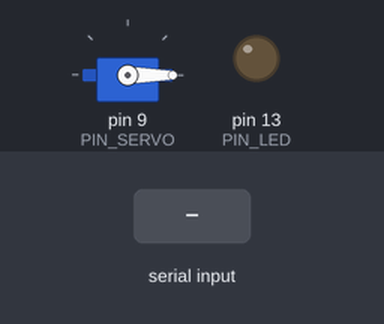
Bench run of a sketch on a simulated Arduino Uno, built with avr-gcc and run on an emulated ATmega328P. Parts: servo, output pins drawn as LEDs (lit = HIGH). Inputs (shaded band) come from the test bench.

Above: at 1.2 s.
1.3 s: "1" received over Serial
At 1.55 s:
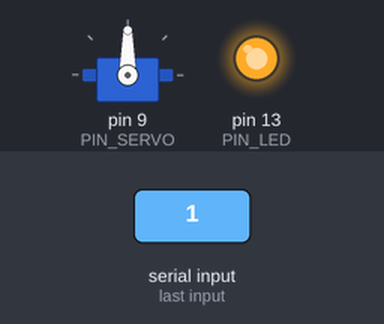
Timing chart, 0 to 4.3 s (numbered marks = the images above; inputs shaded):
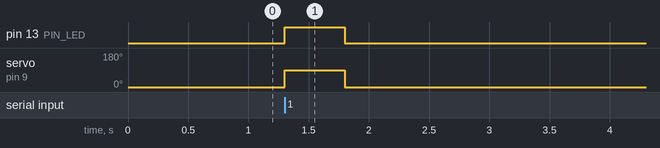

The sketch:

Testando.ino
```cpp
#include <Servo.h>

// --- CONFIGURAÇÕES ---
const int PIN_LED = 13;      // Pino do LED
const int PIN_SERVO = 9;     // Pino de sinal do Servo Motor (Verifique sua montagem)
const int TEMPO_ATIVO = 500; // Tempo (ms) que o braço fica ativado antes de voltar

Servo meuServo;

// --- VARIÁVEIS DE CONTROLE ---
unsigned long tempoAcionamento = 0; // Guarda o momento que o sinal chegou
bool ativado = false;               // Estado atual do sistema

void setup() {
  pinMode(PIN_LED, OUTPUT);
  Serial.begin(9600);

  // Configuração inicial do Servo
  meuServo.attach(PIN_SERVO);
  meuServo.write(0); // Inicia na posição 0 graus (Braço recolhido)

  // LED começa desligado
  digitalWrite(PIN_LED, LOW);
}

void loop() {
  // 1. VERIFICA SE CHEGOU COMANDO DO PYTHON
  if (Serial.available() > 0) {
    char comando = Serial.read();

    if (comando == '1') {
      // Ativa o sistema
      digitalWrite(PIN_LED, HIGH);
      meuServo.write(90);  // Move o braço para 90 graus (Empurra o objeto)

      tempoAcionamento = millis(); // Marca a hora exata que ativou
      ativado = true;
    }
    // Você pode adicionar o comando '2' para outro servo aqui se quiser
  }

  // 2. VERIFICA SE JÁ DEU O TEMPO DE DESLIGAR (SEM USAR DELAY)
  if (ativado && (millis() - tempoAcionamento >= TEMPO_ATIVO)) {
    // Se passou o tempo estipulado, desliga tudo
    digitalWrite(PIN_LED, LOW);
    meuServo.write(0);     // Recolhe o braço para 0 graus
    ativado = false;
  }
}
```

Measured:
- after the input at 1.3 s, pin 13 (PIN_LED): LOW → HIGH at once, → LOW 0.50 s later; servo on pin 9 (PIN_SERVO): 0° → 90° at once, → 0° 0.50 s later
